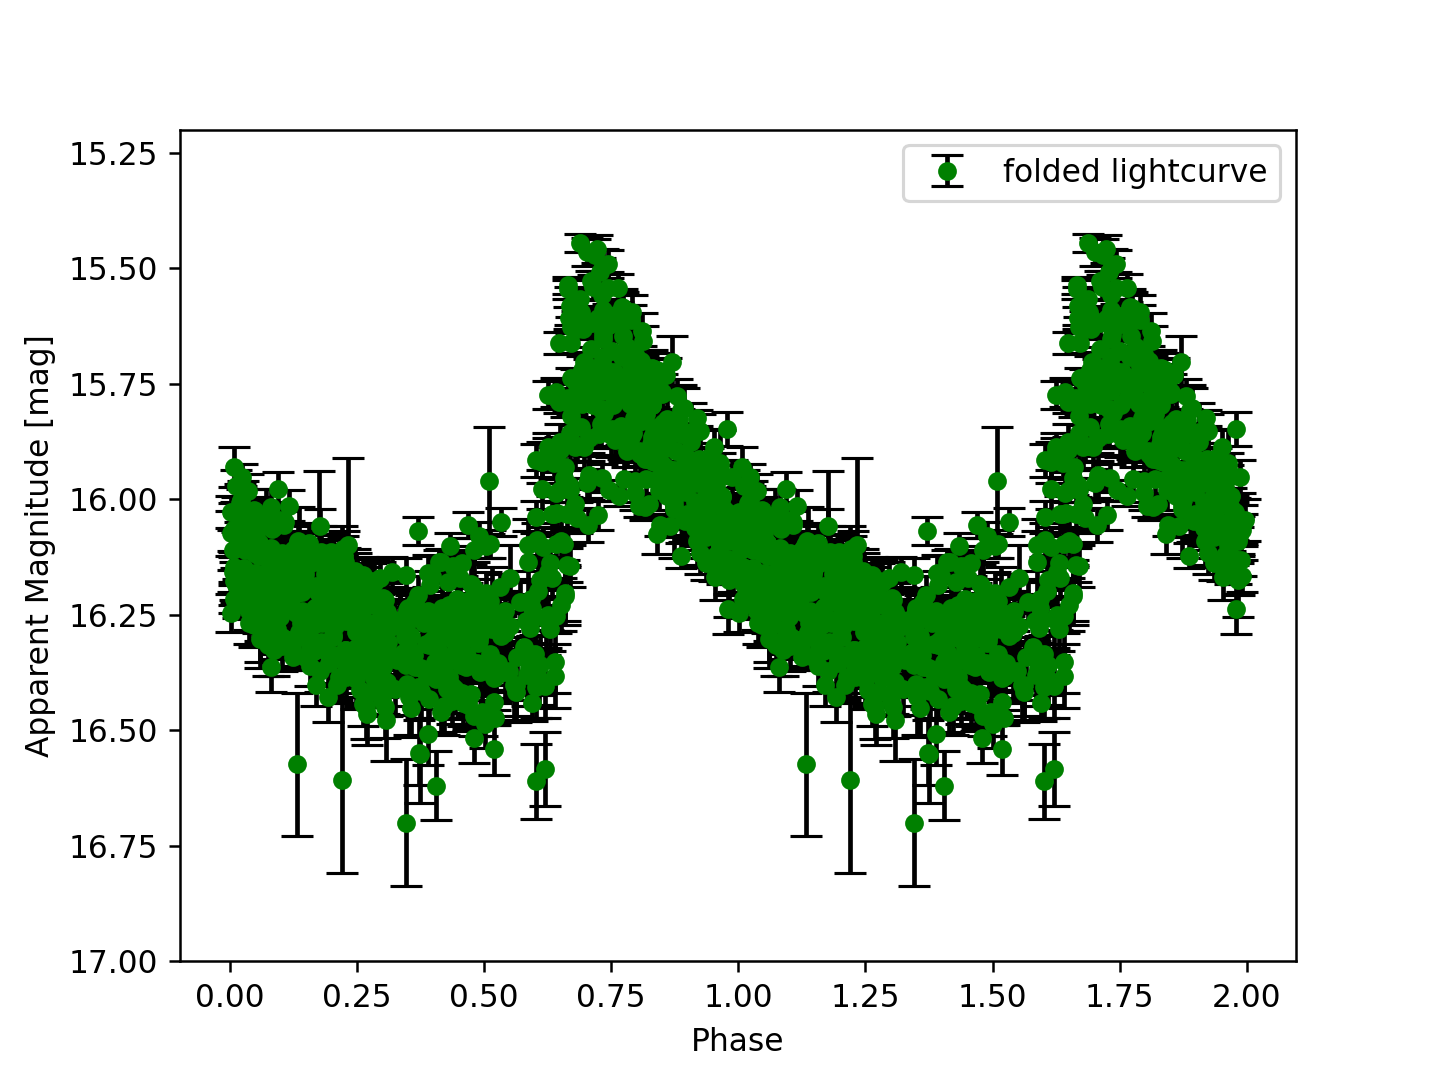

Generate this figure with Python:
#!/usr/pkg/bin/python3.9

#
# Time-stamp: <2022/11/28 02:36:52 (CST) daisuke>
#

# importing numpy module
import numpy

# importing matplotlib module
import matplotlib.figure
import matplotlib.backends.backend_agg

# data file name
file_input = 'linear/4672469.dat'

# output file name
file_output = 'ai202209_s11_03_07.png'

# best fit period (day)
p_best = 13.204233 / 24.0

# empty numpy arrays for storing data
data_mjd   = numpy.array ([])
data_phase = numpy.array ([])
data_mag   = numpy.array ([])
data_err   = numpy.array ([])

# opening file
with open (file_input, 'r') as fh:
    # reading file line-by-line
    for line in fh:
        # skipping line if the line starts with '#'
        if (line[0] == '#'):
            continue
        # removing line feed at the end of line
        line = line.strip ()
        # splitting data
        (mjd_str, mag_str, err_str) = line.split ()
        # conversion from string into float
        mjd = float (mjd_str)
        mag = float (mag_str)
        err = float (err_str)
        phase = mjd / p_best - int (mjd / p_best)
        # appending the data at the end of numpy arrays
        data_mjd   = numpy.append (data_mjd, mjd)
        data_phase = numpy.append (data_phase, phase)
        data_mag   = numpy.append (data_mag, mag)
        data_err   = numpy.append (data_err, err)

# making objects "fig" and "ax"
fig    = matplotlib.figure.Figure ()
canvas = matplotlib.backends.backend_agg.FigureCanvasAgg (fig)
ax     = fig.add_subplot (111)

# labels
ax.set_xlabel ('Phase')
ax.set_ylabel ('Apparent Magnitude [mag]')

# axes
ax.set_ylim (15.2, 17.0)
ax.invert_yaxis ()

# plotting data
ax.errorbar (data_phase, data_mag, yerr=data_err, \
             linestyle='None', marker='o', markersize=5, color='green', \
             ecolor='black', capsize=5, \
             label='folded lightcurve')
ax.errorbar (data_phase + 1, data_mag, yerr=data_err, \
             linestyle='None', marker='o', markersize=5, color='green', \
             ecolor='black', capsize=5)
ax.legend ()

# saving the plot into a file
fig.savefig (file_output, dpi=225)
